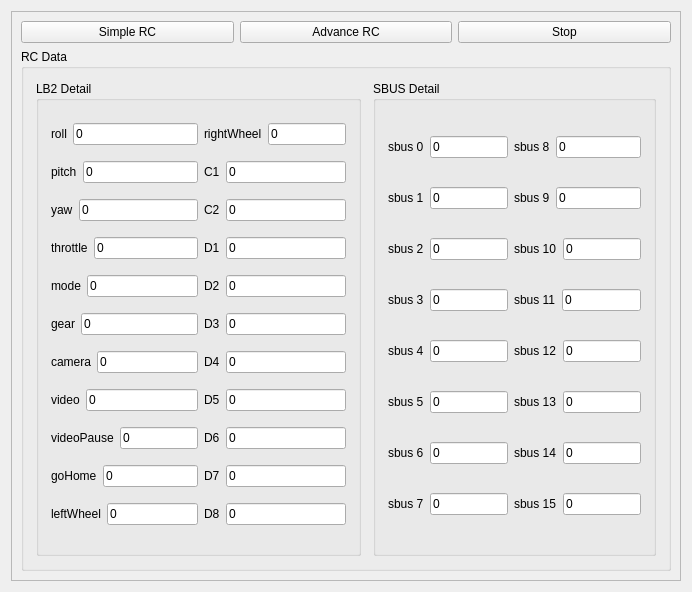
<?xml version="1.0" encoding="UTF-8"?>
<ui version="4.0">
 <class>Rc</class>
 <widget class="QWidget" name="Rc">
  <property name="geometry">
   <rect>
    <x>0</x>
    <y>0</y>
    <width>692</width>
    <height>592</height>
   </rect>
  </property>
  <property name="windowTitle">
   <string>Form</string>
  </property>
  <layout class="QHBoxLayout" name="horizontalLayout_4">
   <item>
    <widget class="QScrollArea" name="scrollArea">
     <property name="sizeAdjustPolicy">
      <enum>QAbstractScrollArea::AdjustToContentsOnFirstShow</enum>
     </property>
     <property name="widgetResizable">
      <bool>true</bool>
     </property>
     <widget class="QWidget" name="scrollAreaWidgetContents">
      <property name="geometry">
       <rect>
        <x>0</x>
        <y>0</y>
        <width>672</width>
        <height>572</height>
       </rect>
      </property>
      <layout class="QGridLayout" name="gridLayout">
       <item row="4" column="0" rowspan="2">
        <widget class="QGroupBox" name="rcDisplay">
         <property name="maximumSize">
          <size>
           <width>16777215</width>
           <height>820</height>
          </size>
         </property>
         <property name="title">
          <string>RC Data</string>
         </property>
         <layout class="QGridLayout" name="gridLayout_2">
          <property name="leftMargin">
           <number>12</number>
          </property>
          <property name="topMargin">
           <number>12</number>
          </property>
          <property name="rightMargin">
           <number>12</number>
          </property>
          <property name="bottomMargin">
           <number>12</number>
          </property>
          <property name="spacing">
           <number>12</number>
          </property>
          <item row="1" column="0" rowspan="2">
           <widget class="QGroupBox" name="lb2Display">
            <property name="sizePolicy">
             <sizepolicy hsizetype="MinimumExpanding" vsizetype="Preferred">
              <horstretch>0</horstretch>
              <verstretch>0</verstretch>
             </sizepolicy>
            </property>
            <property name="minimumSize">
             <size>
              <width>200</width>
              <height>450</height>
             </size>
            </property>
            <property name="title">
             <string>LB2 Detail</string>
            </property>
            <layout class="QGridLayout" name="gridLayout_4">
             <property name="leftMargin">
              <number>12</number>
             </property>
             <property name="topMargin">
              <number>12</number>
             </property>
             <property name="rightMargin">
              <number>12</number>
             </property>
             <property name="bottomMargin">
              <number>12</number>
             </property>
             <item row="0" column="0">
              <layout class="QHBoxLayout" name="horizontalLayout_149">
               <item>
                <widget class="QLabel" name="label_91">
                 <property name="text">
                  <string>roll</string>
                 </property>
                </widget>
               </item>
               <item>
                <widget class="QLineEdit" name="roll">
                 <property name="text">
                  <string>0</string>
                 </property>
                 <property name="readOnly">
                  <bool>true</bool>
                 </property>
                </widget>
               </item>
              </layout>
             </item>
             <item row="2" column="0">
              <layout class="QHBoxLayout" name="horizontalLayout_151">
               <item>
                <widget class="QLabel" name="label_85">
                 <property name="text">
                  <string>pitch</string>
                 </property>
                </widget>
               </item>
               <item>
                <widget class="QLineEdit" name="pitch">
                 <property name="text">
                  <string>0</string>
                 </property>
                 <property name="readOnly">
                  <bool>true</bool>
                 </property>
                </widget>
               </item>
              </layout>
             </item>
             <item row="3" column="0">
              <layout class="QHBoxLayout" name="horizontalLayout_152">
               <item>
                <widget class="QLabel" name="label_86">
                 <property name="text">
                  <string>yaw</string>
                 </property>
                </widget>
               </item>
               <item>
                <widget class="QLineEdit" name="yaw">
                 <property name="text">
                  <string>0</string>
                 </property>
                 <property name="readOnly">
                  <bool>true</bool>
                 </property>
                </widget>
               </item>
              </layout>
             </item>
             <item row="4" column="0">
              <layout class="QHBoxLayout" name="horizontalLayout_153">
               <item>
                <widget class="QLabel" name="label_87">
                 <property name="text">
                  <string>throttle</string>
                 </property>
                </widget>
               </item>
               <item>
                <widget class="QLineEdit" name="throttle">
                 <property name="text">
                  <string>0</string>
                 </property>
                 <property name="readOnly">
                  <bool>true</bool>
                 </property>
                </widget>
               </item>
              </layout>
             </item>
             <item row="6" column="0">
              <layout class="QHBoxLayout" name="horizontalLayout_155">
               <item>
                <widget class="QLabel" name="label_89">
                 <property name="text">
                  <string>gear</string>
                 </property>
                </widget>
               </item>
               <item>
                <widget class="QLineEdit" name="gear">
                 <property name="text">
                  <string>0</string>
                 </property>
                 <property name="readOnly">
                  <bool>true</bool>
                 </property>
                </widget>
               </item>
              </layout>
             </item>
             <item row="5" column="0">
              <layout class="QHBoxLayout" name="horizontalLayout_154">
               <item>
                <widget class="QLabel" name="label_88">
                 <property name="text">
                  <string>mode</string>
                 </property>
                </widget>
               </item>
               <item>
                <widget class="QLineEdit" name="mode">
                 <property name="text">
                  <string>0</string>
                 </property>
                 <property name="readOnly">
                  <bool>true</bool>
                 </property>
                </widget>
               </item>
              </layout>
             </item>
             <item row="8" column="0">
              <layout class="QHBoxLayout" name="horizontalLayout_166">
               <item>
                <widget class="QLabel" name="label_98">
                 <property name="text">
                  <string>video</string>
                 </property>
                </widget>
               </item>
               <item>
                <widget class="QLineEdit" name="video">
                 <property name="text">
                  <string>0</string>
                 </property>
                 <property name="readOnly">
                  <bool>true</bool>
                 </property>
                </widget>
               </item>
              </layout>
             </item>
             <item row="7" column="0">
              <layout class="QHBoxLayout" name="horizontalLayout_156">
               <item>
                <widget class="QLabel" name="label_90">
                 <property name="text">
                  <string>camera</string>
                 </property>
                </widget>
               </item>
               <item>
                <widget class="QLineEdit" name="camera">
                 <property name="text">
                  <string>0</string>
                 </property>
                 <property name="readOnly">
                  <bool>true</bool>
                 </property>
                </widget>
               </item>
              </layout>
             </item>
             <item row="9" column="0">
              <layout class="QHBoxLayout" name="horizontalLayout_167">
               <item>
                <widget class="QLabel" name="label_99">
                 <property name="text">
                  <string>videoPause</string>
                 </property>
                </widget>
               </item>
               <item>
                <widget class="QLineEdit" name="videoPause">
                 <property name="text">
                  <string>0</string>
                 </property>
                 <property name="readOnly">
                  <bool>true</bool>
                 </property>
                </widget>
               </item>
              </layout>
             </item>
             <item row="10" column="0">
              <layout class="QHBoxLayout" name="horizontalLayout_168">
               <item>
                <widget class="QLabel" name="label_100">
                 <property name="text">
                  <string>goHome</string>
                 </property>
                </widget>
               </item>
               <item>
                <widget class="QLineEdit" name="goHome">
                 <property name="text">
                  <string>0</string>
                 </property>
                 <property name="readOnly">
                  <bool>true</bool>
                 </property>
                </widget>
               </item>
              </layout>
             </item>
             <item row="11" column="0">
              <layout class="QHBoxLayout" name="horizontalLayout_169">
               <item>
                <widget class="QLabel" name="label_101">
                 <property name="text">
                  <string>leftWheel</string>
                 </property>
                </widget>
               </item>
               <item>
                <widget class="QLineEdit" name="leftWheel">
                 <property name="text">
                  <string>0</string>
                 </property>
                 <property name="readOnly">
                  <bool>true</bool>
                 </property>
                </widget>
               </item>
              </layout>
             </item>
             <item row="0" column="1">
              <layout class="QHBoxLayout" name="horizontalLayout_150">
               <item>
                <widget class="QLabel" name="label_84">
                 <property name="text">
                  <string>rightWheel</string>
                 </property>
                </widget>
               </item>
               <item>
                <widget class="QLineEdit" name="rightWheel">
                 <property name="text">
                  <string>0</string>
                 </property>
                 <property name="readOnly">
                  <bool>true</bool>
                 </property>
                </widget>
               </item>
              </layout>
             </item>
             <item row="2" column="1">
              <layout class="QHBoxLayout" name="horizontalLayout_341">
               <item>
                <widget class="QLabel" name="label_206">
                 <property name="text">
                  <string>C1</string>
                 </property>
                </widget>
               </item>
               <item>
                <widget class="QLineEdit" name="C1">
                 <property name="text">
                  <string>0</string>
                 </property>
                 <property name="readOnly">
                  <bool>true</bool>
                 </property>
                </widget>
               </item>
              </layout>
             </item>
             <item row="3" column="1">
              <layout class="QHBoxLayout" name="horizontalLayout_340">
               <item>
                <widget class="QLabel" name="label_205">
                 <property name="text">
                  <string>C2</string>
                 </property>
                </widget>
               </item>
               <item>
                <widget class="QLineEdit" name="C2">
                 <property name="text">
                  <string>0</string>
                 </property>
                 <property name="readOnly">
                  <bool>true</bool>
                 </property>
                </widget>
               </item>
              </layout>
             </item>
             <item row="4" column="1">
              <layout class="QHBoxLayout" name="horizontalLayout_339">
               <item>
                <widget class="QLabel" name="label_204">
                 <property name="text">
                  <string>D1</string>
                 </property>
                </widget>
               </item>
               <item>
                <widget class="QLineEdit" name="D1">
                 <property name="text">
                  <string>0</string>
                 </property>
                 <property name="readOnly">
                  <bool>true</bool>
                 </property>
                </widget>
               </item>
              </layout>
             </item>
             <item row="5" column="1">
              <layout class="QHBoxLayout" name="horizontalLayout_172">
               <item>
                <widget class="QLabel" name="label_104">
                 <property name="text">
                  <string>D2</string>
                 </property>
                </widget>
               </item>
               <item>
                <widget class="QLineEdit" name="D2">
                 <property name="text">
                  <string>0</string>
                 </property>
                 <property name="readOnly">
                  <bool>true</bool>
                 </property>
                </widget>
               </item>
              </layout>
             </item>
             <item row="6" column="1">
              <layout class="QHBoxLayout" name="horizontalLayout_171">
               <item>
                <widget class="QLabel" name="label_103">
                 <property name="text">
                  <string>D3</string>
                 </property>
                </widget>
               </item>
               <item>
                <widget class="QLineEdit" name="D3">
                 <property name="text">
                  <string>0</string>
                 </property>
                 <property name="readOnly">
                  <bool>true</bool>
                 </property>
                </widget>
               </item>
              </layout>
             </item>
             <item row="7" column="1">
              <layout class="QHBoxLayout" name="horizontalLayout">
               <item>
                <widget class="QLabel" name="label">
                 <property name="text">
                  <string>D4</string>
                 </property>
                </widget>
               </item>
               <item>
                <widget class="QLineEdit" name="D4">
                 <property name="text">
                  <string>0</string>
                 </property>
                </widget>
               </item>
              </layout>
             </item>
             <item row="8" column="1">
              <layout class="QHBoxLayout" name="horizontalLayout_2">
               <item>
                <widget class="QLabel" name="label_2">
                 <property name="text">
                  <string>D5</string>
                 </property>
                </widget>
               </item>
               <item>
                <widget class="QLineEdit" name="D5">
                 <property name="text">
                  <string>0</string>
                 </property>
                </widget>
               </item>
              </layout>
             </item>
             <item row="9" column="1">
              <layout class="QHBoxLayout" name="horizontalLayout_170">
               <item>
                <widget class="QLabel" name="label_102">
                 <property name="text">
                  <string>D6</string>
                 </property>
                </widget>
               </item>
               <item>
                <widget class="QLineEdit" name="D6">
                 <property name="text">
                  <string>0</string>
                 </property>
                 <property name="readOnly">
                  <bool>true</bool>
                 </property>
                </widget>
               </item>
              </layout>
             </item>
             <item row="10" column="1">
              <layout class="QHBoxLayout" name="horizontalLayout_3">
               <item>
                <widget class="QLabel" name="label_3">
                 <property name="text">
                  <string>D7</string>
                 </property>
                </widget>
               </item>
               <item>
                <widget class="QLineEdit" name="D7">
                 <property name="text">
                  <string>0</string>
                 </property>
                </widget>
               </item>
              </layout>
             </item>
             <item row="11" column="1">
              <layout class="QHBoxLayout" name="horizontalLayout_5">
               <item>
                <widget class="QLabel" name="label_4">
                 <property name="text">
                  <string>D8</string>
                 </property>
                </widget>
               </item>
               <item>
                <widget class="QLineEdit" name="D8">
                 <property name="text">
                  <string>0</string>
                 </property>
                </widget>
               </item>
              </layout>
             </item>
            </layout>
           </widget>
          </item>
          <item row="1" column="1" rowspan="2">
           <widget class="QGroupBox" name="sbusDisplay">
            <property name="title">
             <string>SBUS Detail</string>
            </property>
            <layout class="QGridLayout" name="gridLayout_5">
             <property name="leftMargin">
              <number>12</number>
             </property>
             <property name="topMargin">
              <number>12</number>
             </property>
             <property name="rightMargin">
              <number>12</number>
             </property>
             <property name="bottomMargin">
              <number>12</number>
             </property>
             <item row="2" column="1">
              <layout class="QHBoxLayout" name="horizontalLayout_7">
               <item>
                <widget class="QLabel" name="label_7">
                 <property name="text">
                  <string>sbus 10</string>
                 </property>
                </widget>
               </item>
               <item>
                <widget class="QLineEdit" name="sbus10">
                 <property name="text">
                  <string>0</string>
                 </property>
                </widget>
               </item>
              </layout>
             </item>
             <item row="3" column="1">
              <layout class="QHBoxLayout" name="horizontalLayout_8">
               <item>
                <widget class="QLabel" name="label_8">
                 <property name="text">
                  <string>sbus 11</string>
                 </property>
                </widget>
               </item>
               <item>
                <widget class="QLineEdit" name="sbus11">
                 <property name="text">
                  <string>0</string>
                 </property>
                </widget>
               </item>
              </layout>
             </item>
             <item row="4" column="1">
              <layout class="QHBoxLayout" name="horizontalLayout_9">
               <item>
                <widget class="QLabel" name="label_9">
                 <property name="text">
                  <string>sbus 12</string>
                 </property>
                </widget>
               </item>
               <item>
                <widget class="QLineEdit" name="sbus12">
                 <property name="text">
                  <string>0</string>
                 </property>
                </widget>
               </item>
              </layout>
             </item>
             <item row="5" column="1">
              <layout class="QHBoxLayout" name="horizontalLayout_10">
               <item>
                <widget class="QLabel" name="label_10">
                 <property name="text">
                  <string>sbus 13</string>
                 </property>
                </widget>
               </item>
               <item>
                <widget class="QLineEdit" name="sbus13">
                 <property name="text">
                  <string>0</string>
                 </property>
                </widget>
               </item>
              </layout>
             </item>
             <item row="1" column="1">
              <layout class="QHBoxLayout" name="horizontalLayout_6">
               <item>
                <widget class="QLabel" name="label_5">
                 <property name="text">
                  <string>sbus 9</string>
                 </property>
                </widget>
               </item>
               <item>
                <widget class="QLineEdit" name="sbus9">
                 <property name="text">
                  <string>0</string>
                 </property>
                </widget>
               </item>
              </layout>
             </item>
             <item row="6" column="1">
              <layout class="QHBoxLayout" name="horizontalLayout_11">
               <item>
                <widget class="QLabel" name="label_11">
                 <property name="text">
                  <string>sbus 14</string>
                 </property>
                </widget>
               </item>
               <item>
                <widget class="QLineEdit" name="sbus14">
                 <property name="text">
                  <string>0</string>
                 </property>
                </widget>
               </item>
              </layout>
             </item>
             <item row="7" column="1">
              <layout class="QHBoxLayout" name="horizontalLayout_12">
               <item>
                <widget class="QLabel" name="label_12">
                 <property name="text">
                  <string>sbus 15</string>
                 </property>
                </widget>
               </item>
               <item>
                <widget class="QLineEdit" name="sbus15">
                 <property name="text">
                  <string>0</string>
                 </property>
                </widget>
               </item>
              </layout>
             </item>
             <item row="3" column="0">
              <layout class="QHBoxLayout" name="horizontalLayout_346">
               <item>
                <widget class="QLabel" name="label_209">
                 <property name="text">
                  <string>sbus 3</string>
                 </property>
                </widget>
               </item>
               <item>
                <widget class="QLineEdit" name="sbus3">
                 <property name="text">
                  <string>0</string>
                 </property>
                 <property name="readOnly">
                  <bool>true</bool>
                 </property>
                </widget>
               </item>
              </layout>
             </item>
             <item row="0" column="0">
              <layout class="QHBoxLayout" name="horizontalLayout_343">
               <item>
                <widget class="QLabel" name="label_6">
                 <property name="text">
                  <string>sbus 0</string>
                 </property>
                </widget>
               </item>
               <item>
                <widget class="QLineEdit" name="sbus0">
                 <property name="text">
                  <string>0</string>
                 </property>
                 <property name="readOnly">
                  <bool>true</bool>
                 </property>
                </widget>
               </item>
              </layout>
             </item>
             <item row="0" column="1">
              <layout class="QGridLayout" name="gridLayout_3">
               <item row="0" column="0">
                <widget class="QLabel" name="label_214">
                 <property name="text">
                  <string>sbus 8</string>
                 </property>
                </widget>
               </item>
               <item row="0" column="1">
                <widget class="QLineEdit" name="sbus8">
                 <property name="text">
                  <string>0</string>
                 </property>
                 <property name="readOnly">
                  <bool>true</bool>
                 </property>
                </widget>
               </item>
              </layout>
             </item>
             <item row="2" column="0">
              <layout class="QHBoxLayout" name="horizontalLayout_345">
               <item>
                <widget class="QLabel" name="label_208">
                 <property name="text">
                  <string>sbus 2</string>
                 </property>
                </widget>
               </item>
               <item>
                <widget class="QLineEdit" name="sbus2">
                 <property name="text">
                  <string>0</string>
                 </property>
                 <property name="readOnly">
                  <bool>true</bool>
                 </property>
                </widget>
               </item>
              </layout>
             </item>
             <item row="4" column="0">
              <layout class="QHBoxLayout" name="horizontalLayout_347">
               <item>
                <widget class="QLabel" name="label_210">
                 <property name="text">
                  <string>sbus 4</string>
                 </property>
                </widget>
               </item>
               <item>
                <widget class="QLineEdit" name="sbus4">
                 <property name="text">
                  <string>0</string>
                 </property>
                 <property name="readOnly">
                  <bool>true</bool>
                 </property>
                </widget>
               </item>
              </layout>
             </item>
             <item row="1" column="0">
              <layout class="QHBoxLayout" name="horizontalLayout_344">
               <item>
                <widget class="QLabel" name="label_207">
                 <property name="text">
                  <string>sbus 1</string>
                 </property>
                </widget>
               </item>
               <item>
                <widget class="QLineEdit" name="sbus1">
                 <property name="text">
                  <string>0</string>
                 </property>
                 <property name="readOnly">
                  <bool>true</bool>
                 </property>
                </widget>
               </item>
              </layout>
             </item>
             <item row="5" column="0">
              <layout class="QHBoxLayout" name="horizontalLayout_348">
               <item>
                <widget class="QLabel" name="label_211">
                 <property name="text">
                  <string>sbus 5</string>
                 </property>
                </widget>
               </item>
               <item>
                <widget class="QLineEdit" name="sbus5">
                 <property name="text">
                  <string>0</string>
                 </property>
                 <property name="readOnly">
                  <bool>true</bool>
                 </property>
                </widget>
               </item>
              </layout>
             </item>
             <item row="6" column="0">
              <layout class="QHBoxLayout" name="horizontalLayout_349">
               <item>
                <widget class="QLabel" name="label_212">
                 <property name="text">
                  <string>sbus 6</string>
                 </property>
                </widget>
               </item>
               <item>
                <widget class="QLineEdit" name="sbus6">
                 <property name="text">
                  <string>0</string>
                 </property>
                 <property name="readOnly">
                  <bool>true</bool>
                 </property>
                </widget>
               </item>
              </layout>
             </item>
             <item row="7" column="0">
              <layout class="QHBoxLayout" name="horizontalLayout_350">
               <item>
                <widget class="QLabel" name="label_213">
                 <property name="text">
                  <string>sbus 7</string>
                 </property>
                </widget>
               </item>
               <item>
                <widget class="QLineEdit" name="sbus7">
                 <property name="text">
                  <string>0</string>
                 </property>
                 <property name="readOnly">
                  <bool>true</bool>
                 </property>
                </widget>
               </item>
              </layout>
             </item>
            </layout>
           </widget>
          </item>
         </layout>
        </widget>
       </item>
       <item row="0" column="0">
        <layout class="QHBoxLayout" name="horizontalLayout_13">
         <item>
          <widget class="QPushButton" name="buttonSimple">
           <property name="text">
            <string>Simple RC</string>
           </property>
          </widget>
         </item>
         <item>
          <widget class="QPushButton" name="buttonAdvance">
           <property name="text">
            <string>Advance RC</string>
           </property>
          </widget>
         </item>
         <item>
          <widget class="QPushButton" name="buttonStop">
           <property name="text">
            <string>Stop</string>
           </property>
          </widget>
         </item>
         <item>
          <layout class="QHBoxLayout" name="horizontalLayout_16"/>
         </item>
         <item>
          <layout class="QHBoxLayout" name="horizontalLayout_14"/>
         </item>
        </layout>
       </item>
      </layout>
     </widget>
    </widget>
   </item>
  </layout>
 </widget>
 <resources/>
 <connections/>
</ui>
